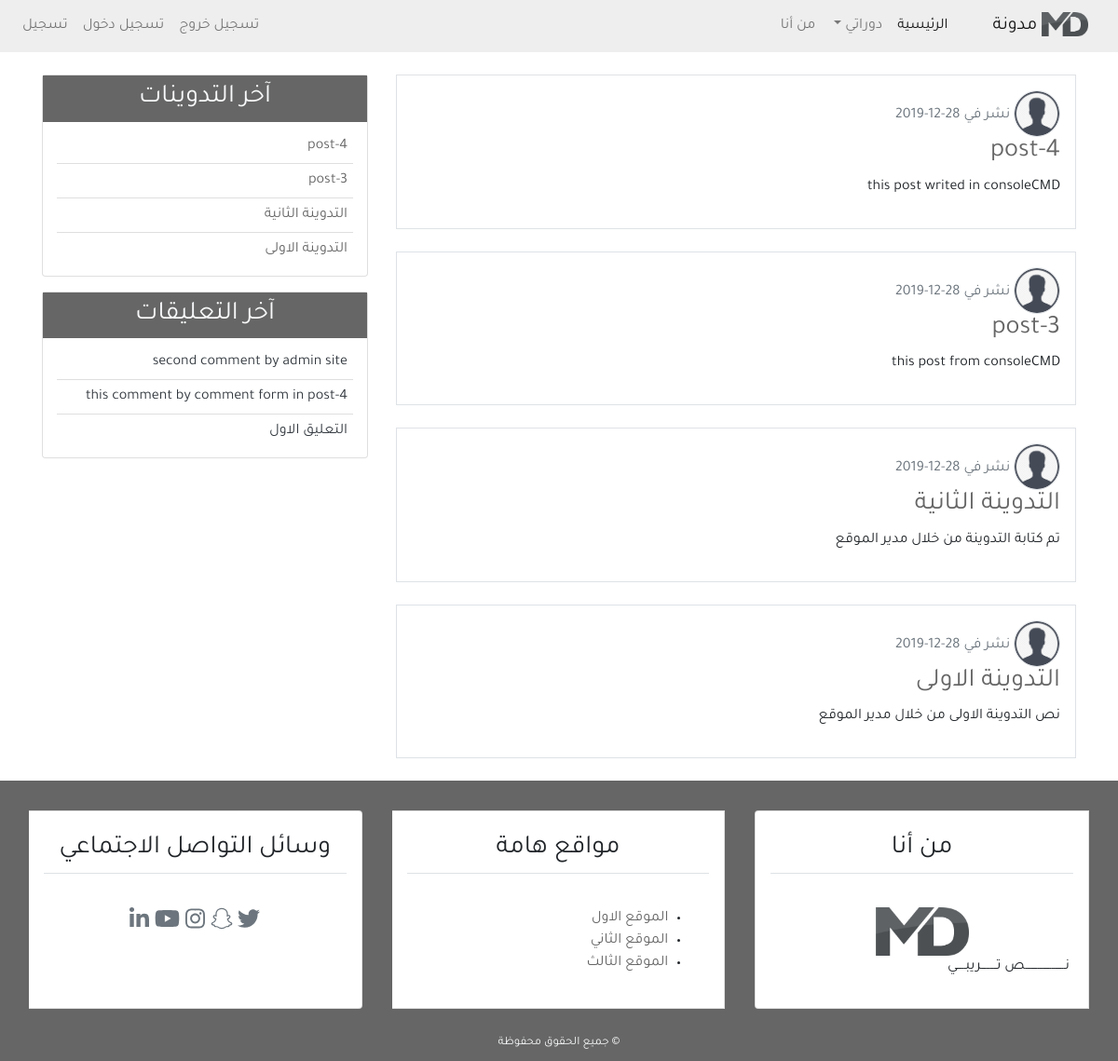
The app's page /, older data.
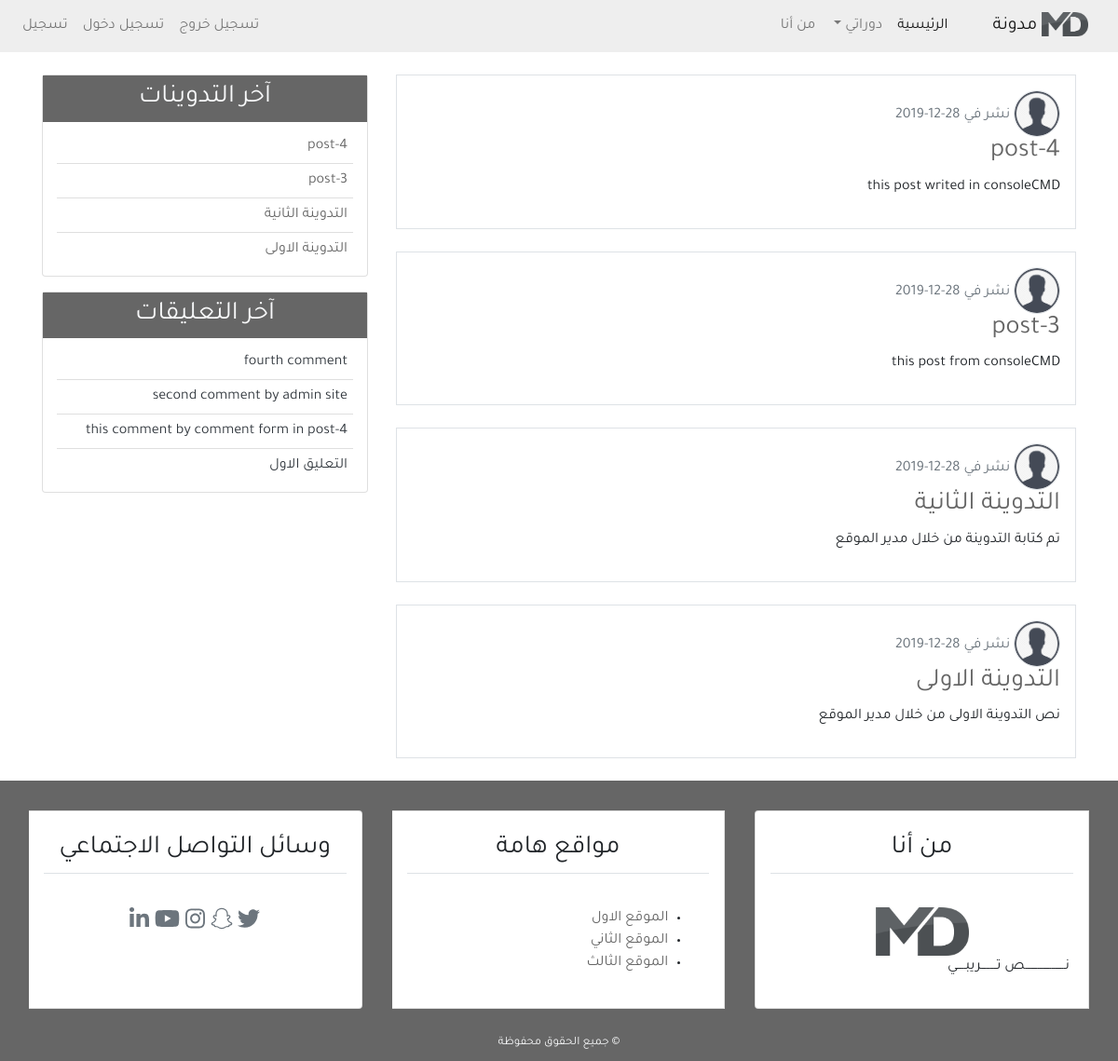
The same page, newer data.
### blog/models.py (models this page shows, shortened)
class Post(models.Model):                                           # -5a
    title = models.CharField(max_length=100)
    content = models.TextField()
    post_date = models.DateTimeField(default=timezone.now)           # (auto_now_add=True)
    post_update = models.DateTimeField(auto_now=True)
    author = models.ForeignKey(User, on_delete=models.CASCADE)
    class Meta:                                                     # -6b
        ordering = ('-post_date', )

class Comment(models.Model):                                        # -8a
    name = models.CharField(max_length=50, verbose_name='الاسم')    # -9c add arabic word
    email = models.EmailField(verbose_name='البريد الالكتروني')
    body = models.TextField(verbose_name='نص التعليق')
    cmnt_date = models.DateTimeField(auto_now=True)
    active = models.BooleanField(default=False)
    post = models.ForeignKey(Post, on_delete=models.CASCADE, related_name='comments')
    class Meta:                                                     # -8e
        ordering = ('-cmnt_date', )

### blog/views.py (the view)
# urls.py: 2. Add a URL to urlpatterns:  path('', views.home, name='home')
def home(request):                                                  # -2b {'title': 'home'}
    context = {                                                     # -3a
        'page_title': 'الصفحة الرئيسية',
        'posts': Post.objects.all()                                 # -6a
    }
    return render(request, 'blog/index.html', context)

### blog/templatetags/post_tag.py (called while the page is built)
@register.inclusion_tag('blog/latest_posts.html')       # -12a
def latest_posts():
    context = {
        'l_posts': Post.objects.all()[0:5]
    }
    return context

@register.inclusion_tag('blog/latest_comments.html')       # -13a
def latest_comments():
    context = {
        'l_comments': Comment.objects.filter(active=True)[0:5]
    }
    return context

### blog/templates/blog/index.html (shortened to what this page needs)
{% extends 'blog/base.html' %}
{% load static %}
{% block content %}
{% for post in posts %}
    <div class="border p-3 mb-4">
        <img src="{% static 'blog/images/icons-user-profile-male.jpg' %}"
            class="img-fluid rounded-circle border" alt="شعار المدونة" width="50px">
        <span class="text-secondary">نشر في {{ post.post_date|date:'d-m-Y' }}</span>
        <h3 class="text-dark"><a href="{% url 'detail_url' post.id %}">{{ post.title }}</a></h3>
        <p>{{ post.content }}</p>
    </div>
{% endfor %}
{% endblock content %}

### blog/templates/blog/latest_posts.html
<ul class="list-group-flush latest_post">
    {% for post in l_posts %}
        <li class="list-group-item latest_post_item">
            <a href="{% url 'detail_url' post.id %}">{{ post.title }}</a>
        </li>
    {% endfor %}
</ul>

### blog/templates/blog/latest_comments.html
<ul class="list-group-flush latest_comment">
    {% for comment in l_comments %}
        <li class="list-group-item latest_comment_item">
            <a class="text-dark" href="{% url 'detail_url' comment.post.id %}">
                {% if comment.body|length > 40 %}
                {{ comment.body|slice:'40' }} ..
                {% else %}
                {{ comment.body }}
                {% endif %}
            </a>
        </li>
    {% empty %}
    <li class="list-group-item latest_comment_item">لا توجد تعليقات</li>
    {% endfor %}
</ul>

Row changes from the older to the newer data that the page shows:
added Comment: body "fourth comment"
